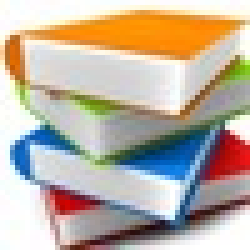
#> input picture book.jpg, 50 x 50 px (shown 5 times larger)
$ python test.py
#> lines starting #> are read from the running program, lines starting #| are printed output that depends on the picture
#> in create_hist, img is the input picture: PIL image 50x50 RGB; mean R, G, B 189.9, 176.9, 161.5
from PIL import Image, ImageDraw
import numpy as np
from matplotlib import pyplot as plt
from statistics import mean
from statistics import variance
import time

def image_grey_shades_for_threshold(img):
   width = img.size[0]
#> width = 50
   height = img.size[1]
#> height = 50
   grey_img = Image.new('L', (width, height))
#> grey_img: PIL image 50x50 L; every value is 0

   for i in range(width):
      for j in range(height):
         pixel = img.getpixel((i, j))
         sr = 0
         for color in pixel:
            sr += color // 3
            grey_img.putpixel((i, j), (sr))
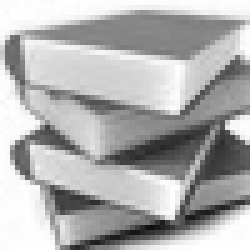
#> grey_img: PIL image 50x50 L (shown 5 times larger); min 16, max 255, mean 175.2
   return grey_img

def create_hist(image):
   img = Image.open(image)
   img_grey = image_grey_shades_for_threshold(img)
   width = img_grey.size[0]
#> width = 50
   height = img_grey.size[1]
#> height = 50
   pix = list()
   for i in range(width):
      for j in range(height):
         pixel = img_grey.getpixel((i, j))
         pix.append(pixel)
#> after the loop, pix = 2500 values, max 255 at index 38, min 16 at index 1545, mean 175.2
   hist = plt.hist(pix, range(0, max(pix) + 1))
   return hist

def otsu_threshold(histogram):
   start_time = time.time()
   t_max = 0
   var_max = 0
   pixels_sum = sum(histogram[0])
#> pixels_sum = 2500
   hist = histogram[0]
#> hist = 255 values, max 102 at index 254, min 0 at index 0, mean 9.8
   base = histogram[1]
#> base = 256 values from 0 to 255
   hist_length = len(hist)
#> hist_length = 255


   for i in range(hist_length - 1):
      w1 = np.sum(np.array(hist[0: i + 1]) / pixels_sum)
      w2 = np.sum(np.array(hist[i + 1: hist_length]) / pixels_sum)
      a1 = np.sum(np.array(hist[0: i + 1]) * np.array(base[0: i + 1])/ (pixels_sum * w1))
      a2 = np.sum(np.array(hist[i + 1: hist_length]) * np.array(base[i + 1: hist_length]) / (pixels_sum * w2))
      var = w1 * w2 * (a1 - a2) ** 2

      if var > var_max:
         var_max = var
         t_max = i
#> this loop made 254 passes
#> (w1, w2, a1, a2, var, var_max) on passes 17, 20, 22, 23, 24, 25, 26, 27, 28, 29, 30, 32: (0.0004, 1, 16, 175.2, 10.14, 10.14), (0.0008, 0.999, 17.5, 175.3, 19.9, 19.9), (0.0008, 0.999, 17.5, 175.3, 19.9, 19.9), (0.0012, 0.999, 19, 175.4, 29.3, 29.3), (0.0016, 0.998, 20, 175.4, 38.59, 38.59), (0.002, 0.998, 20.8, 175.5, 47.76, 47.76), (0.002, 0.998, 20.8, 175.5, 47.76, 47.76), (0.0024, 0.998, 21.67, 175.5, 56.69, 56.69), (0.0024, 0.998, 21.67, 175.5, 56.69, 56.69), (0.0028, 0.997, 22.57, 175.6, 65.39, 65.39), (0.004, 0.996, 24.5, 175.8, 91.17, 91.17), (0.0044, 0.996, 25.09, 175.8, 99.54, 99.54)
#> (w1, w2, a1, a2, var) on passes 1 to 6: (0, 1, nan, 175.2, nan), (0, 1, nan, 175.2, nan), (0, 1, nan, 175.2, nan), (0, 1, nan, 175.2, nan), (0, 1, nan, 175.2, nan), (0, 1, nan, 175.2, nan)
#> after the loop, t_max = 170; var_max = 2886.1

   print(time.time() - start_time)
   return t_max

create_hist('book.jpg')
print(otsu_threshold(create_hist('book.jpg')))
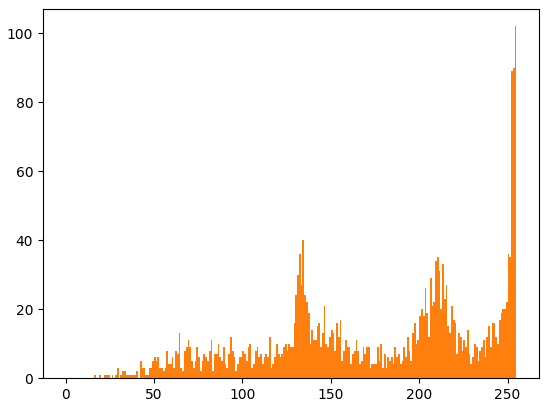
#> figure drawn by matplotlib, 1 panel; tallest bar 102 high, from x = 254 to 255; tallest bar 102 high, from x = 254 to 255

$ run again, with kartinki.jpg copied over book.jpg
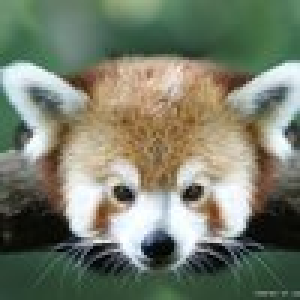
#> input picture kartinki.jpg, 100 x 100 px (shown 3 times larger)
#> in create_hist, img is the input picture: PIL image 100x100 RGB; mean R, G, B 118.7, 124.8, 107.3
#> after the loop in image_grey_shades_for_threshold, `for i in range(width):`:
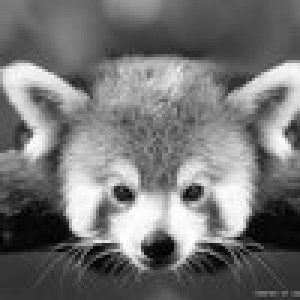
#> grey_img: PIL image 100x100 L (shown 3 times larger); min 0, max 254, mean 115.9
#> after the loop in create_hist, `for i in range(width):`: pix = 10000 values, max 254 at index 1146, min 0 at index 8378, mean 115.9
#> pixels_sum = 10000
#> hist = 254 values, max 114 at index 57, min 1 at index 0, mean 39.37
#> base = 255 values from 0 to 254
#> hist_length = 254
#> the loop in otsu_threshold, `for i in range(hist_length - 1):` made 253 passes
#> (w1, w2, a1, a2, var, var_max) on passes 1 to 8: (0.0001, 1, 0, 115.9, 1.34, 1.34), (0.0007, 0.999, 0.857, 116, 9.28, 9.28), (0.0013, 0.999, 1.38, 116.1, 17.08, 17.08), (0.0023, 0.998, 2.09, 116.2, 29.88, 29.88), (0.0037, 0.996, 2.81, 116.3, 47.52, 47.52), (0.0055, 0.995, 3.53, 116.6, 69.87, 69.87), (0.0085, 0.992, 4.4, 116.9, 106.6, 106.6), (0.014, 0.986, 5.42, 117.5, 173.4, 173.4)
#> `print(otsu_threshold(create_hist('book.jpg')))`:
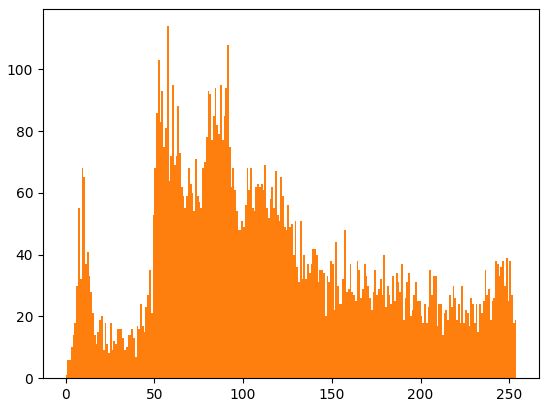
#> figure drawn by matplotlib, 1 panel; tallest bar 114 high, from x = 57 to 58; tallest bar 114 high, from x = 57 to 58
